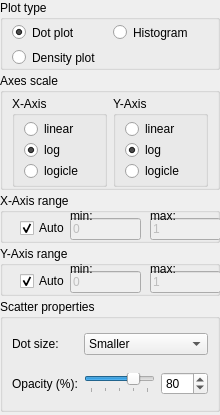
<?xml version="1.0" encoding="UTF-8"?>
<ui version="4.0">
 <class>Form</class>
 <widget class="QWidget" name="Form">
  <property name="geometry">
   <rect>
    <x>0</x>
    <y>0</y>
    <width>220</width>
    <height>415</height>
   </rect>
  </property>
  <property name="sizePolicy">
   <sizepolicy hsizetype="Preferred" vsizetype="Preferred">
    <horstretch>0</horstretch>
    <verstretch>0</verstretch>
   </sizepolicy>
  </property>
  <property name="windowTitle">
   <string>Form</string>
  </property>
  <layout class="QVBoxLayout" name="verticalLayout_3">
   <property name="spacing">
    <number>3</number>
   </property>
   <property name="leftMargin">
    <number>0</number>
   </property>
   <property name="topMargin">
    <number>0</number>
   </property>
   <property name="rightMargin">
    <number>0</number>
   </property>
   <property name="bottomMargin">
    <number>0</number>
   </property>
   <item>
    <widget class="QGroupBox" name="plotTypeBox">
     <property name="maximumSize">
      <size>
       <width>16777215</width>
       <height>70</height>
      </size>
     </property>
     <property name="title">
      <string>Plot type</string>
     </property>
     <property name="flat">
      <bool>true</bool>
     </property>
     <layout class="QGridLayout" name="gridLayout_2">
      <property name="topMargin">
       <number>3</number>
      </property>
      <property name="bottomMargin">
       <number>0</number>
      </property>
      <item row="0" column="0">
       <widget class="QRadioButton" name="dotRadio">
        <property name="text">
         <string>Dot plot</string>
        </property>
        <property name="checked">
         <bool>true</bool>
        </property>
       </widget>
      </item>
      <item row="1" column="0">
       <widget class="QRadioButton" name="densityRadio">
        <property name="text">
         <string>Density plot</string>
        </property>
       </widget>
      </item>
      <item row="0" column="1">
       <widget class="QRadioButton" name="histRadio">
        <property name="text">
         <string>Histogram</string>
        </property>
       </widget>
      </item>
     </layout>
    </widget>
   </item>
   <item>
    <widget class="QGroupBox" name="axisOptionBox">
     <property name="maximumSize">
      <size>
       <width>16777215</width>
       <height>180</height>
      </size>
     </property>
     <property name="title">
      <string>Axes scale</string>
     </property>
     <property name="flat">
      <bool>true</bool>
     </property>
     <layout class="QHBoxLayout" name="horizontalLayout_4">
      <property name="topMargin">
       <number>3</number>
      </property>
      <property name="bottomMargin">
       <number>0</number>
      </property>
      <item>
       <widget class="QGroupBox" name="xAxisOptionBox">
        <property name="title">
         <string>X-Axis</string>
        </property>
        <property name="flat">
         <bool>false</bool>
        </property>
        <layout class="QVBoxLayout" name="verticalLayout_5">
         <property name="spacing">
          <number>1</number>
         </property>
         <property name="topMargin">
          <number>3</number>
         </property>
         <property name="bottomMargin">
          <number>3</number>
         </property>
         <item>
          <widget class="QRadioButton" name="xLinRadio">
           <property name="text">
            <string>linear</string>
           </property>
          </widget>
         </item>
         <item>
          <widget class="QRadioButton" name="xLogRadio">
           <property name="text">
            <string>log</string>
           </property>
           <property name="checked">
            <bool>true</bool>
           </property>
          </widget>
         </item>
         <item>
          <widget class="QRadioButton" name="xLogicleRadio">
           <property name="text">
            <string>logicle</string>
           </property>
          </widget>
         </item>
        </layout>
       </widget>
      </item>
      <item>
       <widget class="QGroupBox" name="yAxisOptionBox">
        <property name="title">
         <string>Y-Axis</string>
        </property>
        <property name="flat">
         <bool>false</bool>
        </property>
        <layout class="QVBoxLayout" name="verticalLayout_2">
         <property name="spacing">
          <number>1</number>
         </property>
         <property name="topMargin">
          <number>3</number>
         </property>
         <property name="bottomMargin">
          <number>3</number>
         </property>
         <item>
          <widget class="QRadioButton" name="yLinRadio">
           <property name="text">
            <string>linear</string>
           </property>
          </widget>
         </item>
         <item>
          <widget class="QRadioButton" name="yLogRadio">
           <property name="text">
            <string>log</string>
           </property>
           <property name="checked">
            <bool>true</bool>
           </property>
          </widget>
         </item>
         <item>
          <widget class="QRadioButton" name="yLogicleRadio">
           <property name="text">
            <string>logicle</string>
           </property>
          </widget>
         </item>
        </layout>
       </widget>
      </item>
     </layout>
    </widget>
   </item>
   <item>
    <widget class="QGroupBox" name="xRangeBox">
     <property name="minimumSize">
      <size>
       <width>0</width>
       <height>50</height>
      </size>
     </property>
     <property name="maximumSize">
      <size>
       <width>16777215</width>
       <height>70</height>
      </size>
     </property>
     <property name="title">
      <string>X-Axis range</string>
     </property>
     <property name="flat">
      <bool>true</bool>
     </property>
     <widget class="QCheckBox" name="xlimAutoCheck">
      <property name="geometry">
       <rect>
        <x>20</x>
        <y>25</y>
        <width>51</width>
        <height>20</height>
       </rect>
      </property>
      <property name="text">
       <string>Auto</string>
      </property>
      <property name="checked">
       <bool>true</bool>
      </property>
     </widget>
     <widget class="QLineEdit" name="xlimMinEdit">
      <property name="enabled">
       <bool>false</bool>
      </property>
      <property name="geometry">
       <rect>
        <x>70</x>
        <y>25</y>
        <width>71</width>
        <height>22</height>
       </rect>
      </property>
      <property name="text">
       <string notr="true">0</string>
      </property>
     </widget>
     <widget class="QLineEdit" name="xlimMaxEdit">
      <property name="enabled">
       <bool>false</bool>
      </property>
      <property name="geometry">
       <rect>
        <x>150</x>
        <y>25</y>
        <width>71</width>
        <height>22</height>
       </rect>
      </property>
      <property name="text">
       <string notr="true">1</string>
      </property>
     </widget>
     <widget class="QLabel" name="label_3">
      <property name="geometry">
       <rect>
        <x>70</x>
        <y>15</y>
        <width>31</width>
        <height>16</height>
       </rect>
      </property>
      <property name="text">
       <string>min:</string>
      </property>
     </widget>
     <widget class="QLabel" name="label_6">
      <property name="geometry">
       <rect>
        <x>150</x>
        <y>15</y>
        <width>41</width>
        <height>16</height>
       </rect>
      </property>
      <property name="text">
       <string>max:</string>
      </property>
     </widget>
    </widget>
   </item>
   <item>
    <widget class="QGroupBox" name="yRangeBox">
     <property name="minimumSize">
      <size>
       <width>0</width>
       <height>50</height>
      </size>
     </property>
     <property name="maximumSize">
      <size>
       <width>16777215</width>
       <height>70</height>
      </size>
     </property>
     <property name="title">
      <string>Y-Axis range</string>
     </property>
     <property name="flat">
      <bool>true</bool>
     </property>
     <property name="checkable">
      <bool>false</bool>
     </property>
     <widget class="QCheckBox" name="ylimAutoCheck">
      <property name="geometry">
       <rect>
        <x>20</x>
        <y>25</y>
        <width>51</width>
        <height>20</height>
       </rect>
      </property>
      <property name="text">
       <string>Auto</string>
      </property>
      <property name="checked">
       <bool>true</bool>
      </property>
     </widget>
     <widget class="QLineEdit" name="ylimMaxEdit">
      <property name="enabled">
       <bool>false</bool>
      </property>
      <property name="geometry">
       <rect>
        <x>150</x>
        <y>25</y>
        <width>71</width>
        <height>22</height>
       </rect>
      </property>
      <property name="text">
       <string notr="true">1</string>
      </property>
     </widget>
     <widget class="QLineEdit" name="ylimMinEdit">
      <property name="enabled">
       <bool>false</bool>
      </property>
      <property name="geometry">
       <rect>
        <x>70</x>
        <y>25</y>
        <width>71</width>
        <height>22</height>
       </rect>
      </property>
      <property name="text">
       <string notr="true">0</string>
      </property>
     </widget>
     <widget class="QLabel" name="label_7">
      <property name="geometry">
       <rect>
        <x>70</x>
        <y>15</y>
        <width>31</width>
        <height>16</height>
       </rect>
      </property>
      <property name="text">
       <string>min:</string>
      </property>
     </widget>
     <widget class="QLabel" name="label_8">
      <property name="geometry">
       <rect>
        <x>150</x>
        <y>15</y>
        <width>41</width>
        <height>16</height>
       </rect>
      </property>
      <property name="text">
       <string>max:</string>
      </property>
     </widget>
    </widget>
   </item>
   <item>
    <widget class="QStackedWidget" name="stackWidget">
     <property name="currentIndex">
      <number>0</number>
     </property>
     <widget class="QWidget" name="pageDots">
      <layout class="QVBoxLayout" name="verticalLayout">
       <property name="leftMargin">
        <number>0</number>
       </property>
       <property name="topMargin">
        <number>0</number>
       </property>
       <property name="rightMargin">
        <number>0</number>
       </property>
       <property name="bottomMargin">
        <number>0</number>
       </property>
       <item>
        <widget class="QGroupBox" name="groupBox">
         <property name="title">
          <string>Scatter properties</string>
         </property>
         <property name="flat">
          <bool>true</bool>
         </property>
         <layout class="QGridLayout" name="gridLayout">
          <property name="topMargin">
           <number>3</number>
          </property>
          <property name="bottomMargin">
           <number>3</number>
          </property>
          <item row="1" column="2" colspan="2">
           <widget class="QSlider" name="opacitySlider">
            <property name="minimum">
             <number>20</number>
            </property>
            <property name="maximum">
             <number>100</number>
            </property>
            <property name="singleStep">
             <number>20</number>
            </property>
            <property name="pageStep">
             <number>20</number>
            </property>
            <property name="value">
             <number>80</number>
            </property>
            <property name="orientation">
             <enum>Qt::Horizontal</enum>
            </property>
            <property name="tickPosition">
             <enum>QSlider::TicksBelow</enum>
            </property>
            <property name="tickInterval">
             <number>20</number>
            </property>
           </widget>
          </item>
          <item row="0" column="0">
           <widget class="QLabel" name="label">
            <property name="text">
             <string>Dot size:</string>
            </property>
           </widget>
          </item>
          <item row="1" column="4">
           <widget class="QSpinBox" name="opacitySpinBox">
            <property name="sizePolicy">
             <sizepolicy hsizetype="Expanding" vsizetype="Fixed">
              <horstretch>0</horstretch>
              <verstretch>0</verstretch>
             </sizepolicy>
            </property>
            <property name="minimum">
             <number>20</number>
            </property>
            <property name="maximum">
             <number>100</number>
            </property>
            <property name="singleStep">
             <number>20</number>
            </property>
            <property name="value">
             <number>80</number>
            </property>
           </widget>
          </item>
          <item row="1" column="0">
           <widget class="QLabel" name="label_2">
            <property name="text">
             <string>Opacity (%):</string>
            </property>
           </widget>
          </item>
          <item row="0" column="2" colspan="3">
           <widget class="QComboBox" name="dotSizeComboBox">
            <item>
             <property name="text">
              <string>Smaller</string>
             </property>
            </item>
            <item>
             <property name="text">
              <string>Small</string>
             </property>
            </item>
            <item>
             <property name="text">
              <string>Regular</string>
             </property>
            </item>
            <item>
             <property name="text">
              <string>Big</string>
             </property>
            </item>
            <item>
             <property name="text">
              <string>Bigger</string>
             </property>
            </item>
           </widget>
          </item>
         </layout>
        </widget>
       </item>
      </layout>
     </widget>
     <widget class="QWidget" name="pageHist">
      <layout class="QVBoxLayout" name="verticalLayout_4">
       <property name="spacing">
        <number>3</number>
       </property>
       <property name="leftMargin">
        <number>0</number>
       </property>
       <property name="topMargin">
        <number>0</number>
       </property>
       <property name="rightMargin">
        <number>0</number>
       </property>
       <property name="bottomMargin">
        <number>0</number>
       </property>
       <item>
        <widget class="QGroupBox" name="normBox">
         <property name="enabled">
          <bool>false</bool>
         </property>
         <property name="sizePolicy">
          <sizepolicy hsizetype="Preferred" vsizetype="Minimum">
           <horstretch>0</horstretch>
           <verstretch>0</verstretch>
          </sizepolicy>
         </property>
         <property name="minimumSize">
          <size>
           <width>0</width>
           <height>55</height>
          </size>
         </property>
         <property name="title">
          <string>Y-Axis in histogram</string>
         </property>
         <property name="flat">
          <bool>true</bool>
         </property>
         <layout class="QGridLayout" name="gridLayout_3">
          <property name="topMargin">
           <number>3</number>
          </property>
          <property name="bottomMargin">
           <number>3</number>
          </property>
          <item row="0" column="1">
           <widget class="QRadioButton" name="norm2PercRadio">
            <property name="text">
             <string>Unit Area</string>
            </property>
            <property name="checked">
             <bool>true</bool>
            </property>
           </widget>
          </item>
          <item row="0" column="0">
           <widget class="QRadioButton" name="norm2CountRadio">
            <property name="text">
             <string>Cell Count</string>
            </property>
           </widget>
          </item>
         </layout>
        </widget>
       </item>
       <item>
        <widget class="QGroupBox" name="smoothBox">
         <property name="enabled">
          <bool>false</bool>
         </property>
         <property name="sizePolicy">
          <sizepolicy hsizetype="Preferred" vsizetype="Minimum">
           <horstretch>0</horstretch>
           <verstretch>0</verstretch>
          </sizepolicy>
         </property>
         <property name="minimumSize">
          <size>
           <width>0</width>
           <height>55</height>
          </size>
         </property>
         <property name="title">
          <string>Smooth histogram</string>
         </property>
         <property name="flat">
          <bool>true</bool>
         </property>
         <layout class="QHBoxLayout" name="horizontalLayout_5">
          <property name="topMargin">
           <number>3</number>
          </property>
          <property name="bottomMargin">
           <number>3</number>
          </property>
          <item>
           <widget class="QSlider" name="smoothSlider">
            <property name="sizePolicy">
             <sizepolicy hsizetype="Expanding" vsizetype="Expanding">
              <horstretch>0</horstretch>
              <verstretch>0</verstretch>
             </sizepolicy>
            </property>
            <property name="maximum">
             <number>128</number>
            </property>
            <property name="singleStep">
             <number>8</number>
            </property>
            <property name="pageStep">
             <number>8</number>
            </property>
            <property name="tracking">
             <bool>false</bool>
            </property>
            <property name="orientation">
             <enum>Qt::Horizontal</enum>
            </property>
            <property name="tickPosition">
             <enum>QSlider::TicksAbove</enum>
            </property>
            <property name="tickInterval">
             <number>32</number>
            </property>
           </widget>
          </item>
          <item>
           <widget class="QSpinBox" name="smoothSpinBox">
            <property name="maximumSize">
             <size>
              <width>50</width>
              <height>16777215</height>
             </size>
            </property>
            <property name="maximum">
             <number>128</number>
            </property>
            <property name="singleStep">
             <number>8</number>
            </property>
           </widget>
          </item>
         </layout>
        </widget>
       </item>
      </layout>
     </widget>
    </widget>
   </item>
   <item>
    <spacer name="verticalSpacer">
     <property name="orientation">
      <enum>Qt::Vertical</enum>
     </property>
     <property name="sizeHint" stdset="0">
      <size>
       <width>20</width>
       <height>40</height>
      </size>
     </property>
    </spacer>
   </item>
  </layout>
 </widget>
 <resources/>
 <connections>
  <connection>
   <sender>smoothSlider</sender>
   <signal>valueChanged(int)</signal>
   <receiver>smoothSpinBox</receiver>
   <slot>setValue(int)</slot>
   <hints>
    <hint type="sourcelabel">
     <x>720</x>
     <y>764</y>
    </hint>
    <hint type="destinationlabel">
     <x>913</x>
     <y>766</y>
    </hint>
   </hints>
  </connection>
  <connection>
   <sender>smoothSpinBox</sender>
   <signal>valueChanged(int)</signal>
   <receiver>smoothSlider</receiver>
   <slot>setValue(int)</slot>
   <hints>
    <hint type="sourcelabel">
     <x>913</x>
     <y>766</y>
    </hint>
    <hint type="destinationlabel">
     <x>720</x>
     <y>764</y>
    </hint>
   </hints>
  </connection>
  <connection>
   <sender>histRadio</sender>
   <signal>toggled(bool)</signal>
   <receiver>smoothBox</receiver>
   <slot>setEnabled(bool)</slot>
   <hints>
    <hint type="sourcelabel">
     <x>1357</x>
     <y>594</y>
    </hint>
    <hint type="destinationlabel">
     <x>1297</x>
     <y>998</y>
    </hint>
   </hints>
  </connection>
  <connection>
   <sender>xlimAutoCheck</sender>
   <signal>toggled(bool)</signal>
   <receiver>xlimMaxEdit</receiver>
   <slot>setDisabled(bool)</slot>
   <hints>
    <hint type="sourcelabel">
     <x>1242</x>
     <y>758</y>
    </hint>
    <hint type="destinationlabel">
     <x>1387</x>
     <y>759</y>
    </hint>
   </hints>
  </connection>
  <connection>
   <sender>xlimAutoCheck</sender>
   <signal>toggled(bool)</signal>
   <receiver>xlimMinEdit</receiver>
   <slot>setDisabled(bool)</slot>
   <hints>
    <hint type="sourcelabel">
     <x>1242</x>
     <y>758</y>
    </hint>
    <hint type="destinationlabel">
     <x>1317</x>
     <y>759</y>
    </hint>
   </hints>
  </connection>
  <connection>
   <sender>ylimAutoCheck</sender>
   <signal>toggled(bool)</signal>
   <receiver>ylimMinEdit</receiver>
   <slot>setDisabled(bool)</slot>
   <hints>
    <hint type="sourcelabel">
     <x>1242</x>
     <y>826</y>
    </hint>
    <hint type="destinationlabel">
     <x>1317</x>
     <y>827</y>
    </hint>
   </hints>
  </connection>
  <connection>
   <sender>ylimAutoCheck</sender>
   <signal>toggled(bool)</signal>
   <receiver>ylimMaxEdit</receiver>
   <slot>setDisabled(bool)</slot>
   <hints>
    <hint type="sourcelabel">
     <x>1242</x>
     <y>826</y>
    </hint>
    <hint type="destinationlabel">
     <x>1387</x>
     <y>827</y>
    </hint>
   </hints>
  </connection>
  <connection>
   <sender>dotRadio</sender>
   <signal>toggled(bool)</signal>
   <receiver>normBox</receiver>
   <slot>setDisabled(bool)</slot>
   <hints>
    <hint type="sourcelabel">
     <x>91</x>
     <y>44</y>
    </hint>
    <hint type="destinationlabel">
     <x>172</x>
     <y>448</y>
    </hint>
   </hints>
  </connection>
  <connection>
   <sender>histRadio</sender>
   <signal>toggled(bool)</signal>
   <receiver>normBox</receiver>
   <slot>setEnabled(bool)</slot>
   <hints>
    <hint type="sourcelabel">
     <x>254</x>
     <y>44</y>
    </hint>
    <hint type="destinationlabel">
     <x>172</x>
     <y>448</y>
    </hint>
   </hints>
  </connection>
  <connection>
   <sender>opacitySlider</sender>
   <signal>valueChanged(int)</signal>
   <receiver>opacitySpinBox</receiver>
   <slot>setValue(int)</slot>
   <hints>
    <hint type="sourcelabel">
     <x>113</x>
     <y>307</y>
    </hint>
    <hint type="destinationlabel">
     <x>187</x>
     <y>308</y>
    </hint>
   </hints>
  </connection>
  <connection>
   <sender>opacitySpinBox</sender>
   <signal>valueChanged(int)</signal>
   <receiver>opacitySlider</receiver>
   <slot>setValue(int)</slot>
   <hints>
    <hint type="sourcelabel">
     <x>187</x>
     <y>308</y>
    </hint>
    <hint type="destinationlabel">
     <x>113</x>
     <y>307</y>
    </hint>
   </hints>
  </connection>
 </connections>
</ui>
